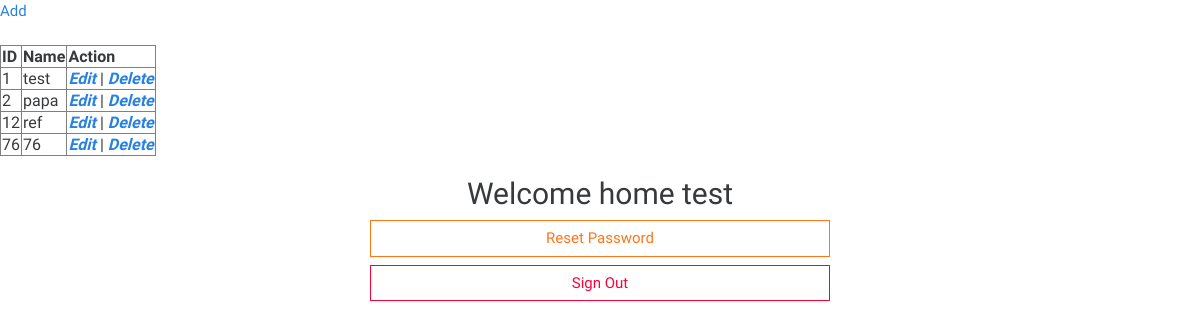
The page /welcome.php (signed in) on the database its author committed.
### tables this page shows
CREATE TABLE `users` (
  `id` int(11) NOT NULL,
  `username` varchar(50) NOT NULL,
  `password` varchar(255) NOT NULL,
  `created_at` datetime DEFAULT current_timestamp()
);

### welcome.php (the view, shortened to what this page needs)
<a href="add.php">Add</a>
<table border="">
 <tbody>
    <tr>
       <th>ID</th>
       <th>Name</th>
       <th>Action</th>
    </tr>
    <?php
	  require_once "config/config.php";
    $a=mysqli_query($mysql_db,"SELECT * FROM users");
    foreach ($a as $b)
    {
    ?>
    <tr>
       <td><?= $b['id']; ?></td>
       <td><?= $b['username']; ?></td>
       <td>
            <a href="update.php?id=<?= $b['id']; ?>"><b><i>Edit</i></b></a> |
            <a href="welcome.php?id=<?= $b['id']; ?>" onclick="return confirm('Are you sure?')"><b><i>Delete</i></b></a>
        </td>
    </tr>
    <?php } ?>
 </tbody>
</table>
<!DOCTYPE html>
<html lang="en">
<head>
	<link href="https://stackpath.bootstrapcdn.com/bootswatch/4.4.1/cosmo/bootstrap.min.css" rel="stylesheet">
</head>
<body>
	<main>
		<section class="container wrapper">
			<div class="page-header">
				<h2 class="display-5">Welcome home <?php echo $_SESSION['username']; ?></h2>
			</div>
			<a href="password_reset.php" class="btn btn-block btn-outline-warning">Reset Password</a>
			<a href="logout.php" class="btn btn-block btn-outline-danger">Sign Out</a>
		</section>
	</main>
</body>
</html>

### welcome.php (style rules this page uses)
.wrapper { width: 500px; padding: 20px; }
.wrapper h2 { text-align: center }

### rows shown on the page
users: id "1", username "test"
users: id "2", username "papa"
users: id "12", username "ref"
users: id "76", username "76"

### other values the page prints
$_SESSION['username'] "test"
